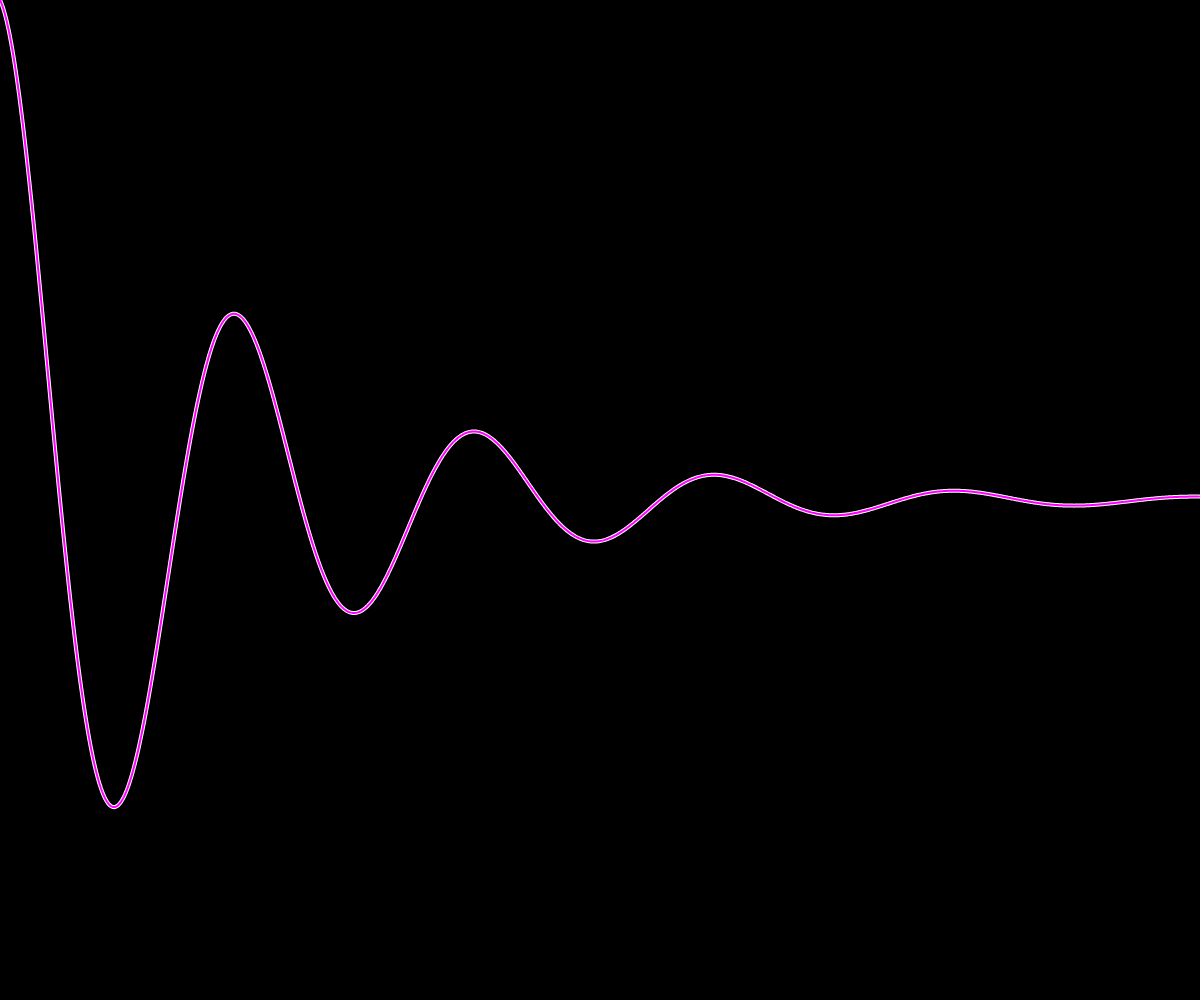
Frame 1 (no input)
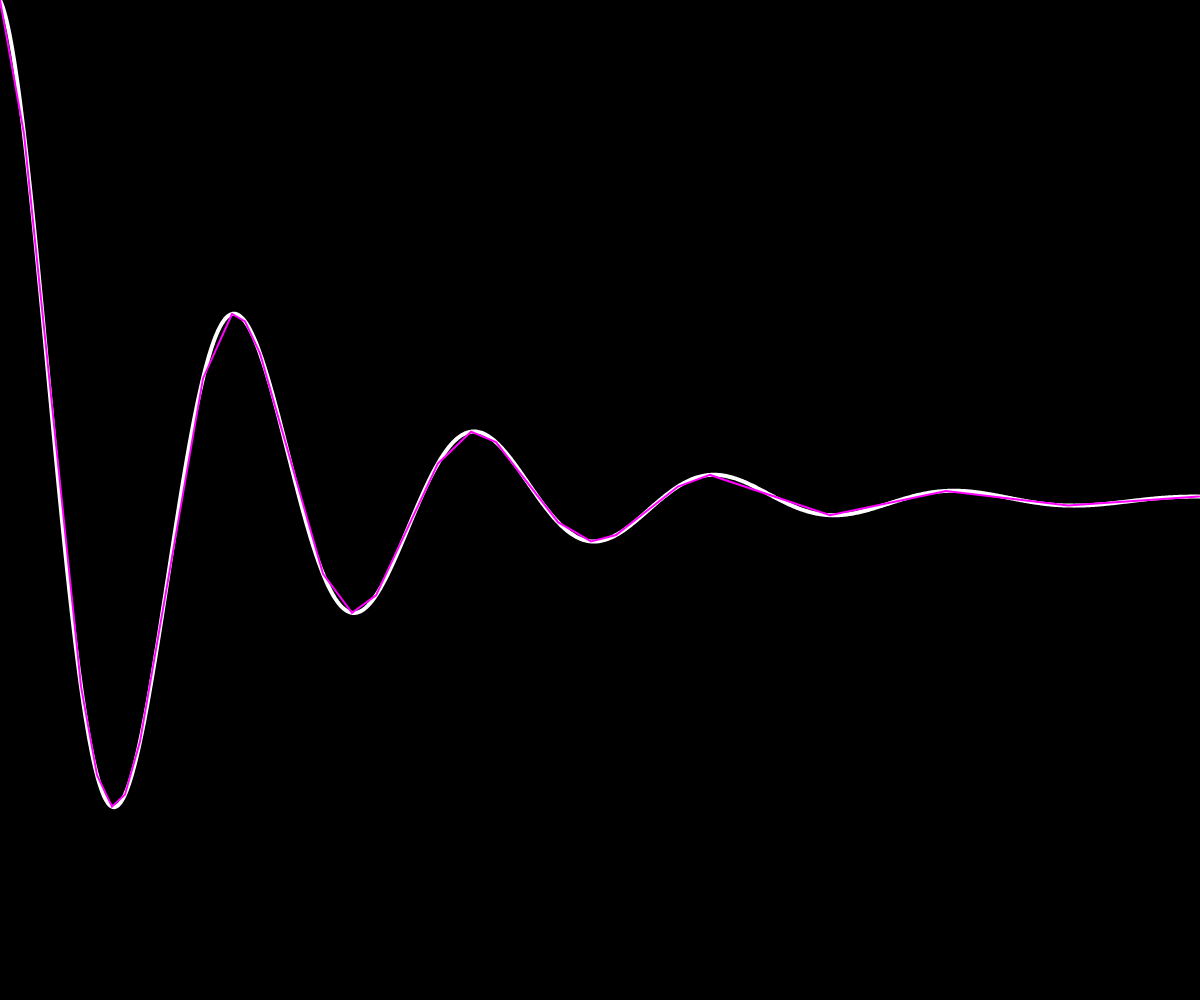
Frame 60 (no input)
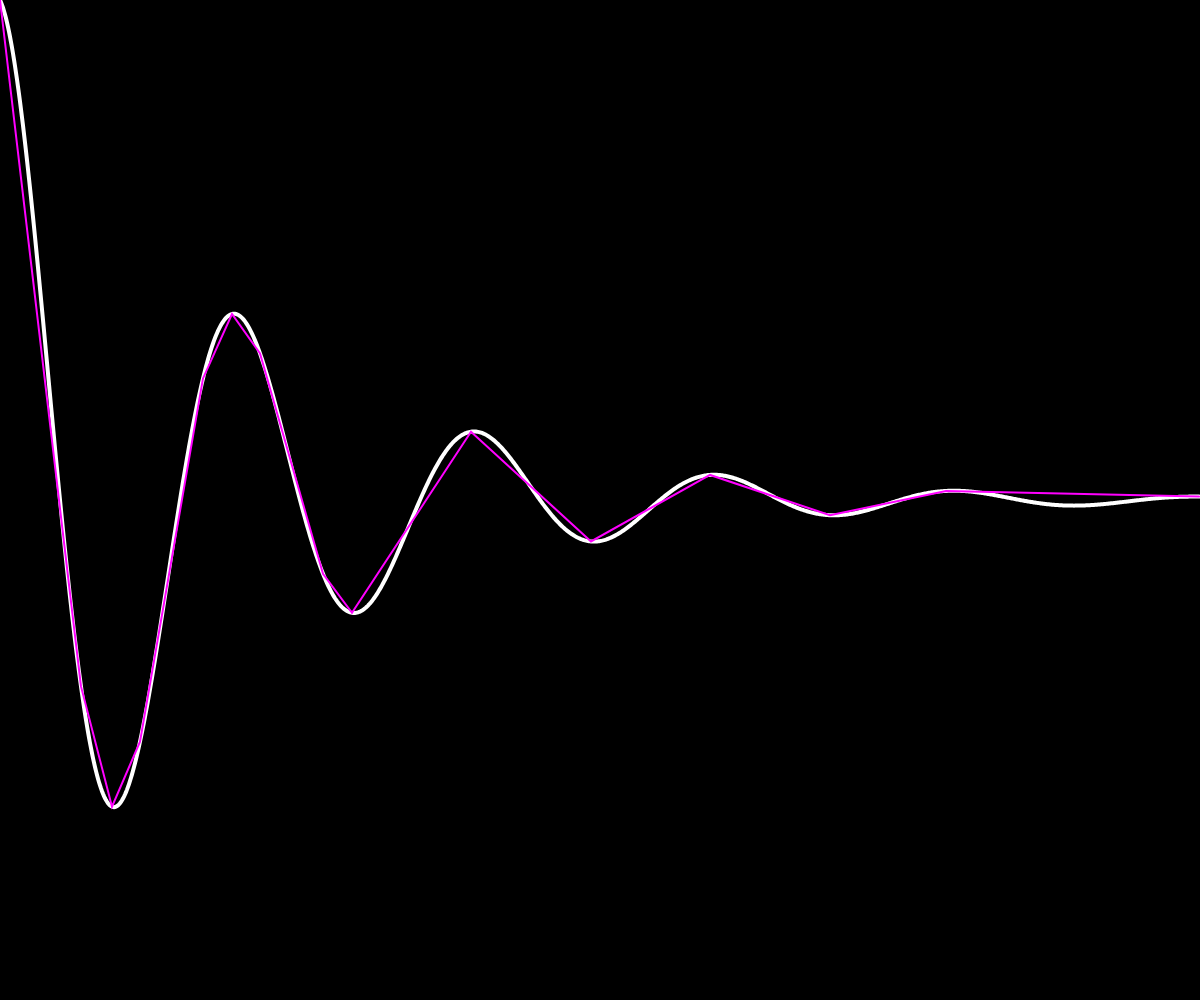
Frame 120 (the mouse pressed at the canvas centre since frame 60)

The p5.js sketch that drew these frames (run headless with seeded random() and noise() and a simulated clock; from frame 60 on, the mouse is pressed at the canvas centre):

// p5.js sketch
// ── sketch.js
// 储存曲线的所有点
const allPoints = [];

// ε
let epsilon = 0;

function setup() {
  createCanvas(windowWidth, windowHeight);

  // 绘制一条曲线
  for (let x = 0; x < width; x++) {
    let xval = map(x, 0, width, 0, 5);
    let yval = exp(-xval) * cos(TWO_PI * xval);
    let y = map(yval, -1, 1, height, 0);
    allPoints.push(createVector(x, y));
  }
}

function rdp(startIndex, endIndex, allPoints, rdpPoints) {
  let nextIndex = findFurthest(allPoints, startIndex, endIndex);
  if (nextIndex > 0) {
    if (startIndex != nextIndex) {
      rdp(startIndex, nextIndex, allPoints, rdpPoints);
    }
    rdpPoints.push(allPoints[nextIndex]);
    if (endIndex != nextIndex) {
      rdp(nextIndex, endIndex, allPoints, rdpPoints);
    }
  }
}

function lineDist(c, a, b) {
  let norm = scalarProjection(c, a, b);
  return p5.Vector.dist(c, norm);
}

function scalarProjection(p, a, b) {
  let ap = p5.Vector.sub(p, a);
  let ab = p5.Vector.sub(b, a);
  ab.normalize();
  ab.mult(ap.dot(ab));
  let normalPoint = p5.Vector.add(a, ab);
  return normalPoint;
}

// 返回最远的节点
function findFurthest(points, a, b) {
  let recordDistance = -1;
  let start = points[a];
  let end = points[b];
  let furthestInedx = -1;
  for (let i = a + 1; i < b; i++) {
    let currentPoint = points[i];
    let d = lineDist(currentPoint, start, end);
    if (d > recordDistance) {
      recordDistance = d;
      furthestInedx = i;
    }
  }

  if (recordDistance > epsilon) {
    return furthestInedx;
  } else {
    return -1;
  }
}

function draw() {
  background(0);

  const rdpPoints = [];
  // 保存起始点和结束点
  let total = allPoints.length;
  let startIndex = 0;
  let endIndex = total - 1;
  let start = allPoints[startIndex];
  let end = allPoints[endIndex];
  rdpPoints.push(start);
  rdp(startIndex, endIndex, allPoints, rdpPoints);
  rdpPoints.push(end);
  epsilon += 0.1;
  if (epsilon > 50) {
    epsilon = 0;
  }

  stroke(255);
  strokeWeight(4);
  noFill();
  beginShape();
  for (const v of allPoints) {
    vertex(v.x, v.y);
  }
  endShape();

  stroke(255, 0, 255);
  strokeWeight(2);
  beginShape();
  for (const v of rdpPoints) {
    vertex(v.x, v.y);
  }
  endShape();
}
